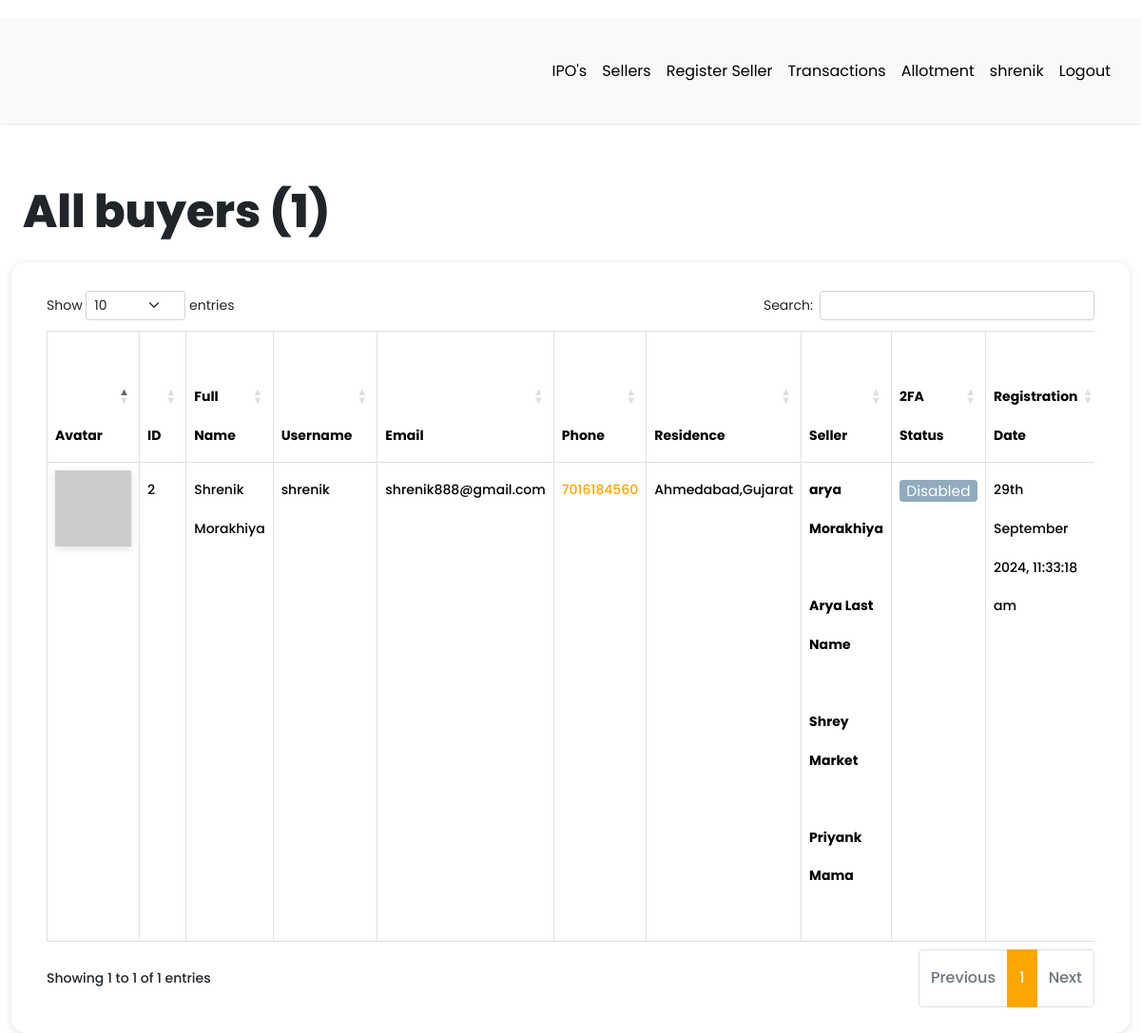
The page /dashboard/all-buyers (signed in) on the database as committed earlier.
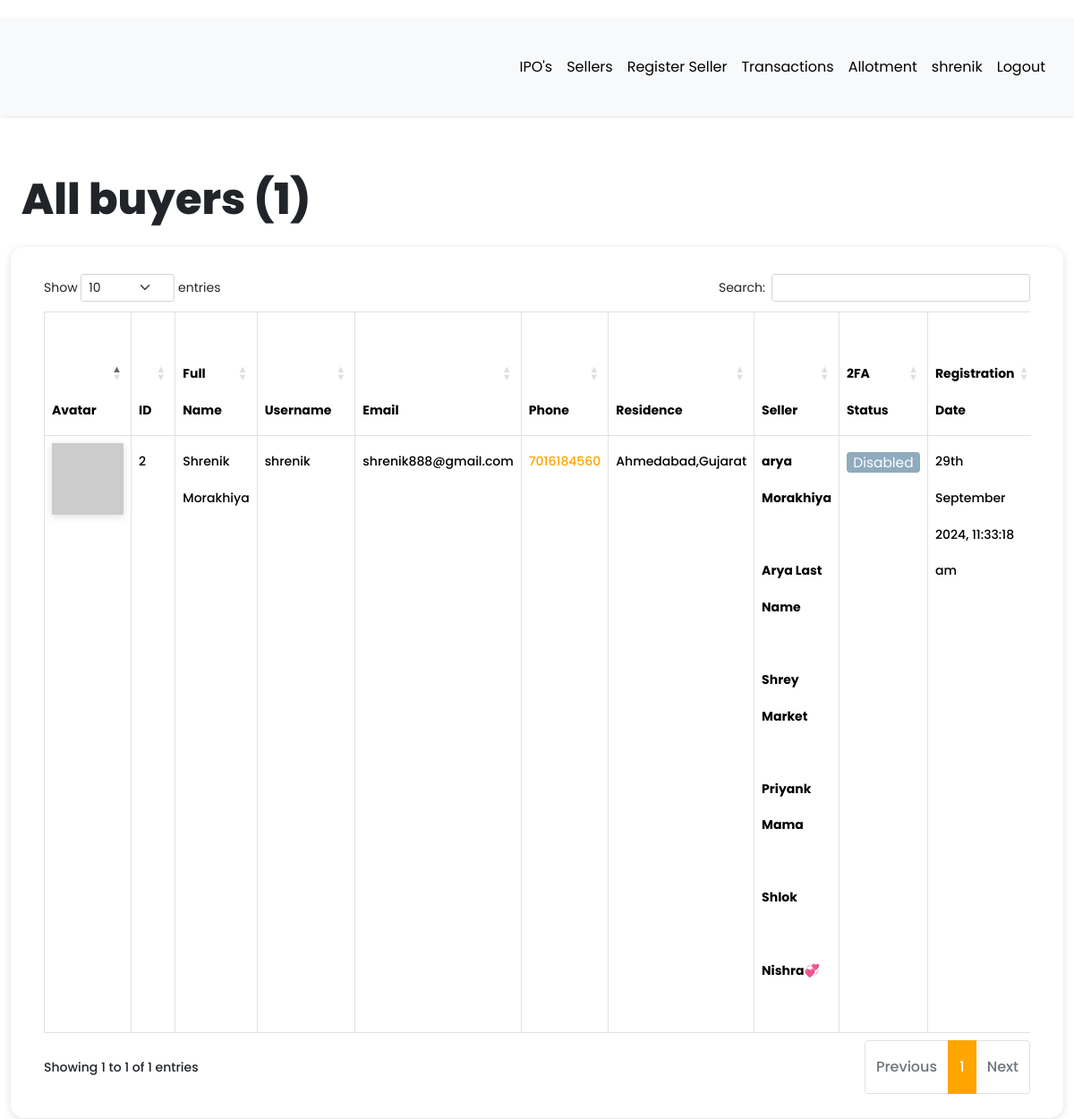
The same page on the database as committed later.
### app/models.py (models this page shows, shortened)
class User(db.Model, UserMixin):
    __tablename__ = "user"
    id = db.Column(db.Integer, primary_key=True)
    first_name = db.Column(db.String(64), index=True, default="First Name", nullable=False)
    last_name = db.Column(db.String(64), index=True, nullable=True)
    username = db.Column(db.String(64), index=True, unique=True, nullable=False)
    email = db.Column(db.String(128), index=True, nullable=False)
    password_hash = db.Column(db.String(128))
    confirm_password = db.Column(db.String(128))
    phone_number = db.Column(db.String(20), nullable=False, unique = True)
    verification_phone = db.Column(db.String(20))
    active = db.Column(db.Boolean, nullable=False, default=True)
    delete_account = db.Column(db.Boolean, default=False)
    registered_at = db.Column(db.DateTime, default=datetime.utcnow, nullable=False)
    emails = db.relationship("Email", backref="author", lazy="dynamic")
    type = db.Column(db.String(64))
    __mapper_args__ = {"polymorphic_identity": "user", "polymorphic_on": "type"}
    def two_factor_enabled(self):
        return self.verification_phone is not None
    @property
    def is_active(self):
        return self.active
    def avatar(self, size):
        digest = md5(self.email.lower().encode("utf-8")).hexdigest()
        return f"https://www.gravatar.com/avatar/{digest}?d=identicon&s={size}"

class Buyer(User):
    __tablename__ = "buyer"
    id = db.Column(
        db.Integer,
        db.ForeignKey("user.id", ondelete="CASCADE", name="fk_buyer_user_id"),  # Explicit FK name
        primary_key=True
    )
    current_residence = db.Column(db.String(64), default="Ahmedabad, Gujarat")
    __mapper_args__ = {"polymorphic_identity": "buyer", "polymorphic_load": "inline"}

class User(db.Model, UserMixin):
    __tablename__ = "user"
    id = db.Column(db.Integer, primary_key=True)
    first_name = db.Column(db.String(64), index=True, default="First Name", nullable=False)
    last_name = db.Column(db.String(64), index=True, nullable=True)
    username = db.Column(db.String(64), index=True, unique=True, nullable=False)
    email = db.Column(db.String(128), index=True, nullable=False)
    password_hash = db.Column(db.String(128))
    confirm_password = db.Column(db.String(128))
    phone_number = db.Column(db.String(20), nullable=False, unique = True)
    verification_phone = db.Column(db.String(20))
    active = db.Column(db.Boolean, nullable=False, default=True)
    delete_account = db.Column(db.Boolean, default=False)
    registered_at = db.Column(db.DateTime, default=datetime.utcnow, nullable=False)
    emails = db.relationship("Email", backref="author", lazy="dynamic")
    type = db.Column(db.String(64))
    __mapper_args__ = {"polymorphic_identity": "user", "polymorphic_on": "type"}
    def two_factor_enabled(self):
        return self.verification_phone is not None
    @property
    def is_active(self):
        return self.active
    def avatar(self, size):
        digest = md5(self.email.lower().encode("utf-8")).hexdigest()
        return f"https://www.gravatar.com/avatar/{digest}?d=identicon&s={size}"

class Seller(User):
    __tablename__ = "seller"
    id = db.Column(
        db.Integer,
        db.ForeignKey("user.id", ondelete="CASCADE", name="fk_seller_user_id"),  # Explicit FK name
        primary_key=True
    )
    current_residence = db.Column(db.String(64), default="Ahmedabad, Gujarat")
    buyer_id = db.Column(db.Integer, db.ForeignKey("buyer.id", ondelete="CASCADE"))
    buyer = db.relationship(
        "Buyer", backref="buyer", foreign_keys=[buyer_id], passive_deletes=True
    )
    __mapper_args__ = {"polymorphic_identity": "seller", "polymorphic_load": "inline"}

### app/routes.py (the view)
@app.route("/dashboard/all-buyers")
@login_required
def all_buyers():
    try:
        buyers = Buyer.query.all()
        all_registered_buyers = len(buyers)
        return render_template(
            "admin/all_buyers.html",
            title="All buyers",
            buyers=buyers,
            all_registered_buyers=all_registered_buyers,
        )
    except Exception as e:
        print(f"An error occurred: {e}")
        return f"Error : {e}", 400

### app/models.py (called while the page is built)
@login.user_loader
def load_user(id):
    return User.query.get(int(id))

### app/templates/admin/all_buyers.html (shortened to what this page needs)
{% extends 'base.html' %}
{% block current_user_content %}
    <div class="container-fluid content">
        <div class="row">
            <div class="col-md-12">
                <h1 class="mt-4 mb-4">{{ title }} ({{ all_registered_buyers }})</h1>
            </div>
        </div>
        <div class="row users">
            <div class="col-md-12">
                <div class="table-responsive">
                    <table id="data" class="table table-hover table-bordered">
                        <thead>
                            <tr>
                                <th>Avatar</th>
                                <th>ID</th>
                                <th>Full Name</th>
                                <th>Username</th>
                                <th>Email</th>
                                <th>Phone</th>
                                <th>Residence</th>
                                <th>Seller</th>
                                <th>2FA Status</th>
                                <th>Registration Date</th>
                            </tr>
                        </thead>
                        <tbody>
                            {% for buyer in buyers %}
                                <tr>
                                    <td><img src="{{ buyer.avatar(25) }}"></td>
                                    <td>{{ buyer.id }}</td>
                                    <td>{{ buyer.first_name }} {{ buyer.last_name }}</td>
                                    <td>{{ buyer.username }}</td>
                                    <td>{{ buyer.email }}</td>
                                    <td><a href="https://wa.me/{{ buyer.phone_number | replace('+', '') }}?text=Hello%20From%20KavyaArya" target="_blank">{{ buyer.phone_number }}</a></td>
                                    <td>{{ buyer.current_residence }}</td>
                                    <td>
                                        {% for child in buyer.buyer %}
                                            <strong>{{ child.first_name }} {{ child.last_name }}</strong> <br><br>
                                        {% endfor %}
                                    </td>
                                    {% if buyer.two_factor_enabled() %}
                                        <td><span class="label label-info"> Enabled </span></td>
                                    {% else %}
                                        <td><span class="label label-info"> Disabled </span></td>
                                    {% endif %}
                                    <td>{{ moment(buyer.registered_at).format('Do MMMM YYYY, h:mm:ss a') }}</td>
                                </tr>
                            {% endfor %}
                        </tbody>
                    </table>
                </div>
            </div>
        </div>
    </div>
{% endblock %}

### app/templates/base.html (shortened to what the changed rows need)
<!DOCTYPE html>
<html lang="eng">
<head>
  <link rel="stylesheet" href="https://cdnjs.cloudflare.com/ajax/libs/intl-tel-input/16.0.4/css/intlTelInput.css">
  <link rel="stylesheet" type="text/css" href="https://cdn.datatables.net/1.10.25/css/dataTables.bootstrap5.css">
  <link rel="stylesheet" href="{{ url_for('static', filename='css/navbar.css') }}">
  {% if current_user.is_authenticated %}
  <link rel="stylesheet" type="text/css" href="{{ url_for('static', filename='css/custom_current_user.css') }}"
    alt="52 Not available at this momoent">
  <link href="https://cdn.jsdelivr.net/npm/bootstrap@5.3.3/dist/css/bootstrap.min.css" rel="stylesheet"
>
  <link rel="stylesheet" href="{{ url_for('static', filename='css/main.css') }}">
  <link rel="stylesheet"
    href="https://cdnjs.cloudflare.com/ajax/libs/malihu-custom-scrollbar-plugin/3.1.5/jquery.mCustomScrollbar.min.css">
  {% endif %}
</head>
<body>
    {% if current_user.is_authenticated %}
    {% if current_user.is_active %}
    <div class="wrapper">
      <div id="content">
        <nav class="navbar navbar-expand-lg navbar-light bg-light">
          <div class="container-fluid">
            {% if current_user.type == "seller" %}
            <div class="collapse navbar-collapse" id="navbarSupportedContent">
              <ul class="nav navbar-nav ms-auto">
                <li class="nav-item">
                  <a class="nav-link {{ 'link_disabled' if request.endpoint == 'view_product' else '' }}"
                    href="{{ url_for('view_product') }}" alt="459 Not available at this moment">IPO's</a>
                </li>
                <li class="nav-item">
                  <a class="nav-link {{ 'link_disabled' if request.endpoint == 'all_pan' else '' }}"
                    href="{{ url_for('all_pan') }}" alt="459 Not available at this moment">My Pan</a>
                </li>
                <li class="nav-item">
                  <a class="nav-link {{ 'link_disabled' if request.endpoint == 'add_pan' else '' }}"
                    href="{{ url_for('add_pan') }}" alt="459 Not available at this moment">Add Pan</a>
                </li>
                <li class="nav-item">
                  <a class="nav-link {{ 'link_disabled' if request.endpoint == 'all_transaction' else '' }}"
                    href="{{ url_for('all_transaction') }}" alt="459 Not available at this moment">Transactions</a>
                </li>
                <li class="nav-item">
                  <a class="nav-link {{ 'link_disabled' if request.endpoint == 'checking_allotment' else '' }}"
                    href="{{ url_for('checking_allotment') }}" alt="459 Not available at this moment">Allotment</a>
                </li>
                <li class="nav-item ">
                  <a class="nav-link {{ 'link_disabled' if request.endpoint == 'dashboard' else '' }}"
                    href="{{ url_for('dashboard') }}" alt="459 Not available at this moment">{{ current_user.username
                    }}</a>
                </li>
                <li class="nav-item">
                  <a class="nav-link {{ 'link_disabled' if request.endpoint == 'logout' else '' }}"
                    href="{{ url_for('logout') }}" alt="459 Not available at this moment">Logout</a>
                </li>
              </ul>
            </div>
            {% elif current_user.type == "buyer" %}
            <div class="collapse navbar-collapse" id="navbarSupportedContent">
              <ul class="nav navbar-nav ms-auto">
                <li class="nav-item">
                  <a class="nav-link {{ 'link_disabled' if request.endpoint == 'view_product' else '' }}"
                    href="{{ url_for('view_product') }}" alt="459 Not available at this moment">IPO's</a>
                </li>
                <li class="nav-item">
                  <a class="nav-link {{ 'link_disabled' if request.endpoint == 'all_sellers' else '' }}"
                    href="{{ url_for('all_sellers') }}" alt="459 Not available at this moment">Sellers</a>
                </li>
                <li class="nav-item">
                  <a class="nav-link {{ 'link_disabled' if request.endpoint == 'register_seller' else '' }}"
                    href="{{ url_for('register_seller') }}" alt="459 Not available at this moment">Register Seller</a>
                </li>
                <li class="nav-item">
                  <a class="nav-link {{ 'link_disabled' if request.endpoint == 'all_sellers' else '' }}"
                    href="{{ url_for('all_sellers') }}" alt="459 Not available at this moment">Transactions</a>
                </li>
                <li class="nav-item">
                  <a class="nav-link {{ 'link_disabled' if request.endpoint == 'checking_allotment' else '' }}"
                    href="{{ url_for('checking_allotment') }}" alt="459 Not available at this moment">Allotment</a>
                </li>
                <li class="nav-item ">
                  <a class="nav-link {{ 'link_disabled' if request.endpoint == 'dashboard' else '' }}"
                    href="{{ url_for('dashboard') }}" alt="459 Not available at this moment">{{ current_user.username
                    }}</a>
                </li>
                <li class="nav-item">
                  <a class="nav-link {{ 'link_disabled' if request.endpoint == 'logout' else '' }}"
                    href="{{ url_for('logout') }}" alt="459 Not available at this moment">Logout</a>
                </li>
              </ul>
            </div>
            {% endif %}
        </nav>
        {% block current_user_content %}
        {% endblock %}
      </div>
    </div>
    {% endif %}
    {% endif %}
</body>
</html>

Rows that differ between the two databases and show on the page:
added Seller: first_name "Shlok"
added Seller: first_name "Nishra💞"
